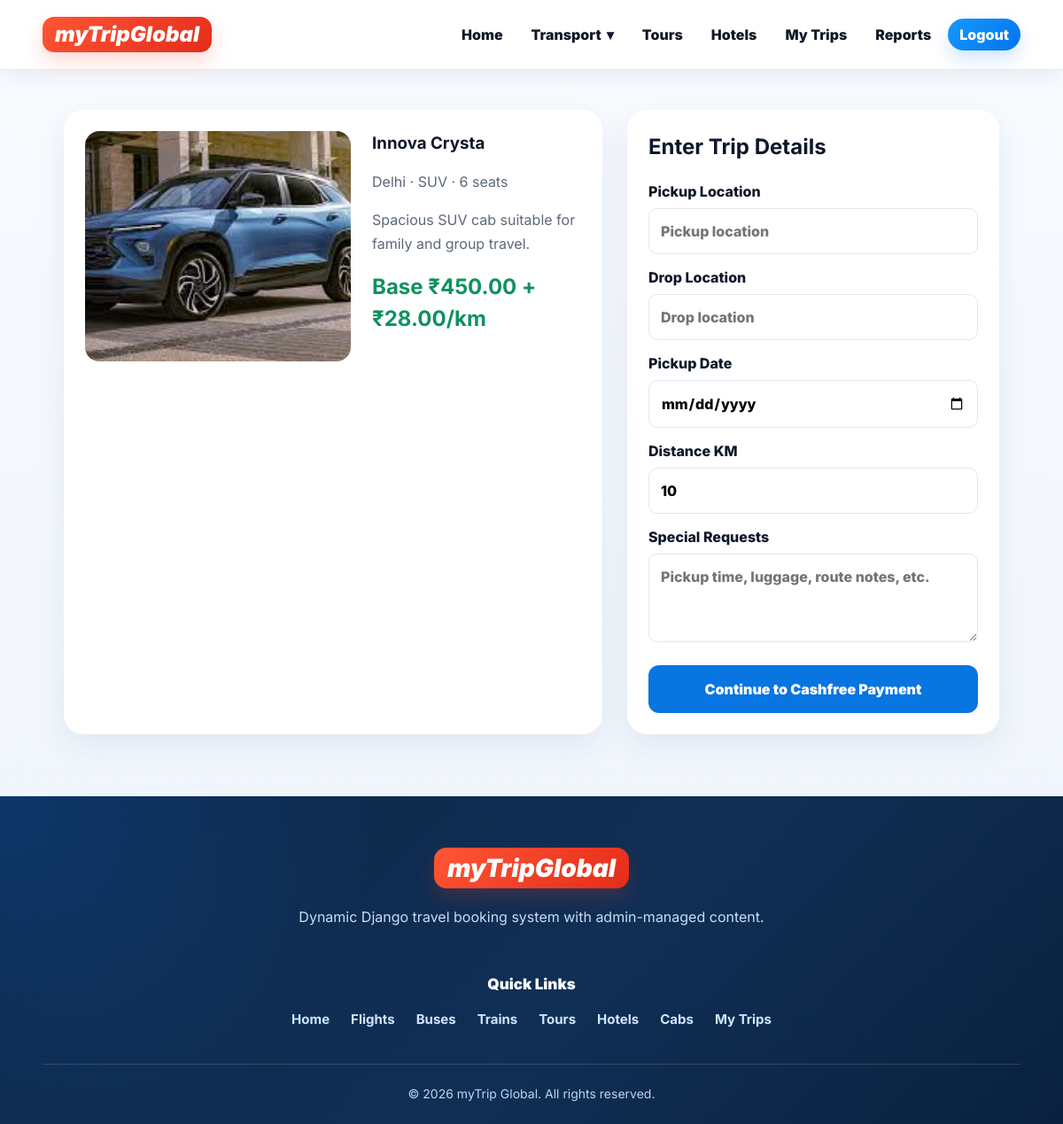
/cabs/2/ (signed in), run on the app's committed database.
### booking/models.py (models this page shows, shortened)
class SiteSetting(models.Model):
    site_name = models.CharField(max_length=100, default='myTrip Global')
    logo_text = models.CharField(max_length=40, default='myTrip')
    tagline = models.CharField(max_length=150, blank=True, default="")
    hero_title = models.CharField(max_length=180, default='Book flights, buses, trains, hotels, tours and cabs in one place')
    hero_subtitle = models.TextField(default='Search travel, select seats, choose packages and pay securely online with Cashfree.')
    hero_image = models.ImageField(upload_to='site/', blank=True, null=True)
    support_email = models.EmailField(blank=True)
    support_phone = models.CharField(max_length=25, blank=True)
    footer_about = models.TextField(default='Book flights, buses, trains, tour packages, hotels and cabs from one trusted travel platform.')
    instagram_url = models.URLField(blank=True)
    twitter_url = models.URLField(blank=True)
    facebook_url = models.URLField(blank=True)
    is_active = models.BooleanField(default=True)
    updated_at = models.DateTimeField(auto_now=True)
    class Meta:
        verbose_name = 'Site Setting'
        verbose_name_plural = 'Site Settings'
    @classmethod
    def load(cls):
        return cls.objects.filter(is_active=True).order_by('-updated_at').first() or cls()

class Cab(models.Model):
    VEHICLE_TYPES = [
        ('mini', 'Mini'),
        ('sedan', 'Sedan'),
        ('suv', 'SUV'),
        ('tempo', 'Tempo Traveller'),
    ]
    name = models.CharField(max_length=120)
    city = models.CharField(max_length=80)
    vehicle_type = models.CharField(max_length=20, choices=VEHICLE_TYPES)
    seats = models.PositiveIntegerField(default=4)
    base_fare = models.DecimalField(max_digits=10, decimal_places=2)
    price_per_km = models.DecimalField(max_digits=10, decimal_places=2)
    description = models.TextField(blank=True)
    image = models.ImageField(upload_to='cabs/', blank=True, null=True)
    is_active = models.BooleanField(default=True)
    class Meta:
        ordering = ['city', 'base_fare']

### booking/views.py (the view)
# urls.py: path('cabs/<int:pk>/', views.cab_detail, name='cab_detail'),
@login_required
def cab_detail(request, pk):
    cab = get_object_or_404(Cab, pk=pk, is_active=True)
    if request.method == 'POST':
        form = CabBookingForm(request.POST)
        if form.is_valid():
            total = cab.base_fare + (cab.price_per_km * form.cleaned_data['distance_km'])
            booking = Booking.objects.create(
                user=request.user,
                booking_type='cab',
                cab=cab,
                travellers=1,
                pickup_location=form.cleaned_data['pickup_location'],
                drop_location=form.cleaned_data['drop_location'],
                pickup_date=form.cleaned_data['pickup_date'],
                distance_km=form.cleaned_data['distance_km'],
                special_requests=form.cleaned_data.get('special_requests', ''),
                total_amount=total,
                status='pending',
                payment_status='pending',
            )
            Payment.objects.create(booking=booking, amount=total, method='Cashfree', status='pending')
            messages.info(request, 'Cab booking created. Complete Cashfree payment to confirm.')
            return redirect('payment_checkout', booking_id=booking.id)
    else:
        form = CabBookingForm()
    return render(request, 'cab_detail.html', {'cab': cab, 'form': form})

### booking/forms.py (shortened to what this page needs)
class CabBookingForm(forms.Form):
    pickup_location = forms.CharField(max_length=150, widget=forms.TextInput(attrs={'placeholder': 'Pickup location'}))
    drop_location = forms.CharField(max_length=150, widget=forms.TextInput(attrs={'placeholder': 'Drop location'}))
    pickup_date = forms.DateField(widget=forms.DateInput(attrs={'type': 'date'}))
    distance_km = forms.DecimalField(min_value=Decimal('1'), max_digits=8, decimal_places=2, initial=10)
    special_requests = forms.CharField(required=False, widget=forms.Textarea(attrs={'rows': 3, 'placeholder': 'Pickup time, luggage, route notes, etc.'}))

### booking/context_processors.py (called while the page is built)
def global_site_data(request):
    try:
        return {
            'site_settings': SiteSetting.load(),
            'footer_links': FooterLink.objects.filter(is_active=True)[:8],
        }
    except Exception:
        return {
            'site_settings': SiteSetting(),
            'footer_links': [],
        }

### booking/templates/cab_detail.html (shortened to what this page needs)
{% extends 'base.html' %}
{% load static %}
{% block extra_css %}<link rel="stylesheet" href="{% static 'css/cab_detail.css' %}?v=12.0">{% endblock %}
{% block content %}
<section class="book-detail">
    <article class="info-card">
        {% if cab.image %}<img src="{{ cab.image.url }}" alt="{{ cab.name }}">{% else %}<div class="image-fallback">Cab</div>{% endif %}
        <div>
            <h1>{{ cab.name }}</h1>
            <p>{{ cab.city }} · {{ cab.get_vehicle_type_display }} · {{ cab.seats }} seats</p>
            <p>{{ cab.description|default:'Comfortable city cab with transparent fare calculation.' }}</p>
            <strong>Base ₹{{ cab.base_fare }} + ₹{{ cab.price_per_km }}/km</strong>
        </div>
    </article>
    <form class="booking-form" method="post">
        <h2>Enter Trip Details</h2>
        <label>Pickup Location {{ form.pickup_location }}</label>
        <label>Drop Location {{ form.drop_location }}</label>
        <label>Pickup Date {{ form.pickup_date }}</label>
        <label>Distance KM {{ form.distance_km }}</label>
        <label>Special Requests {{ form.special_requests }}</label>
        <button type="submit">Continue to Cashfree Payment</button>
    </form>
</section>
{% endblock %}

### booking/templates/base.html (shortened to what this page needs)
{% load static %}
<!doctype html>
<html lang="en">
<head>
    <link rel="stylesheet" href="{% static 'css/base.css' %}?v=25.0">
    {% block extra_css %}{% endblock %}
</head>
<body>
<header class="site-header">
    <div class="header-inner">
        <a class="brand" href="{% url 'home' %}" aria-label="Home">
            <span class="brand-mark">
                {{ site_settings.logo_text|default:'myTripGlobal' }}
            </span>
        </a>
        <nav class="main-nav" aria-label="Main navigation">
            <a href="{% url 'home' %}">Home</a>
            <details class="nav-dropdown">
                <summary>
                    Transport <span>▾</span>
                </summary>
            </details>
            <a href="{% url 'tour_list' %}">Tours</a>
            <a href="{% url 'hotel_list' %}">Hotels</a>
            {% if user.is_authenticated %}
                <a href="{% url 'my_bookings' %}">My Trips</a>
                {% if user.is_staff or user.is_superuser %}
                    <a href="{% url 'staff_reports' %}">Reports</a>
                {% endif %}
                <form class="logout-form" method="post" action="{% url 'logout' %}">
                    <button type="submit">Logout</button>
                </form>
            {% else %}
                <a class="login-link" href="{% url 'login' %}">Login</a>
                <a class="signup-link" href="{% url 'signup' %}">Sign up</a>
            {% endif %}
        </nav>
    </div>
</header>
<main>
    {% block content %}{% endblock %}
</main>
<footer class="site-footer">
    <div class="footer-inner footer-modern">
        <div class="footer-brand">
            <a class="brand footer-logo" href="{% url 'home' %}" aria-label="Home">
                <span class="brand-mark">
                    {{ site_settings.logo_text|default:'myTripGlobal' }}
                </span>
            </a>
            <p>
                {{ site_settings.footer_about|default:'Dynamic Django travel booking system with admin-managed content.' }}
            </p>
        </div>
        <div class="footer-menu">
            <h4>Quick Links</h4>
            <div class="footer-link-row">
                <a href="{% url 'home' %}">Home</a>
                <a href="{% url 'flight_list' %}">Flights</a>
                <a href="{% url 'bus_list' %}">Buses</a>
                <a href="{% url 'train_list' %}">Trains</a>
                <a href="{% url 'tour_list' %}">Tours</a>
                <a href="{% url 'hotel_list' %}">Hotels</a>
                <a href="{% url 'cab_list' %}">Cabs</a>
                {% if user.is_authenticated %}
                    <a href="{% url 'my_bookings' %}">My Trips</a>
                {% endif %}
            </div>
        </div>
    </div>
    <div class="footer-bottom">
        <span>
            © 2026 {{ site_settings.site_name|default:'myTrip Global' }}. All rights reserved.
        </span>
    </div>
</footer>
</body>
</html>

### booking/static/css/base.css (style rules this page uses)
:root { --primary: #0b7cff; --primary-600: #0067df; --primary-dark: #063a83; --accent: #ef3f2e; --success: #08985d; --warning: #b7791f; --danger: #d92d20; --ink: #0f172a; --text: #334155; --muted: #64748b; --line: #dce6f2; --soft: #f1f7ff; --bg: #f4f8fc; --card: #ffffff; --shadow: 0 18px 45px rgba(15, 35, 66, .12); --shadow-sm: 0 8px 24px rgba(15, 35, 66, .08); --radius: 24px; --container: min(1180px, 92vw); }
* { box-sizing: border-box; }
html { scroll-behavior: smooth; }
body { margin: 0; font-family: Inter, system-ui, -apple-system, BlinkMacSystemFont, "Segoe UI", Roboto, Arial, sans-serif; background: linear-gradient(180deg, #f8fbff 0%, #eef4fb 100%); color: var(--ink); line-height: 1.5; }
a { color: inherit; text-decoration: none; }
img { display: block; max-width: 100%; }
button, input, select, textarea { font: inherit; }
button { cursor: pointer; }
main { min-height: 62vh; }
.site-header { position: sticky; top: 0; z-index: 1000; background: rgba(255, 255, 255, .97); backdrop-filter: blur(14px); border-bottom: 1px solid rgba(226, 232, 240, .95); box-shadow: 0 8px 24px rgba(15, 35, 66, .06); }
.header-inner { width: var(--container); margin: 0 auto; min-height: 78px; display: flex; align-items: center; justify-content: space-between; gap: 24px; }
.brand { display: inline-flex; align-items: center; gap: 12px; min-width: max-content; }
.brand-mark { display: inline-flex; align-items: center; justify-content: center; background: linear-gradient(135deg, #ff5535, #e42d1a); color: #ffffff; border-radius: 13px; padding: 8px 14px; font-size: 24px; line-height: 1; font-weight: 900; font-style: italic; box-shadow: 0 10px 22px rgba(239, 63, 46, .2); }
.main-nav { display: flex; align-items: center; justify-content: flex-end; gap: 6px; flex-wrap: wrap; }
.main-nav > a, .logout-form button { border: 0; background: transparent; color: #111827; border-radius: 999px; padding: 10px 13px; font-weight: 850; line-height: 1; transition: .18s ease; }
.main-nav .login-link, .main-nav .signup-link, .logout-form button { background: linear-gradient(135deg, #1599ff, #0473ed); color: #ffffff; box-shadow: 0 10px 20px rgba(11, 124, 255, .18); }
.logout-form { margin: 0; }
.nav-dropdown { position: relative; display: inline-flex; align-items: center; }
.nav-dropdown summary { list-style: none; border: 0; background: transparent; color: #111827; border-radius: 999px; padding: 10px 13px; font-weight: 850; line-height: 1; cursor: pointer; transition: .18s ease; display: inline-flex; align-items: center; gap: 6px; }
.site-footer { background: radial-gradient(circle at top left, rgba(11, 124, 255, .18), transparent 34%), linear-gradient(135deg, #0d2748 0%, #102f55 55%, #09213f 100%); color: #dcecff; padding: 58px 0 24px; margin-top: 70px; }
.footer-inner { width: var(--container); margin: 0 auto; }
.footer-modern { display: flex; flex-direction: column; gap: 34px; }
.footer-brand { text-align: center; max-width: 780px; margin: 0 auto; }
.footer-brand .footer-logo { display: inline-flex; justify-content: center; margin-bottom: 18px; }
.footer-brand .brand-mark { font-size: 28px; padding: 9px 15px; border-radius: 14px; }
.footer-brand p { margin: 0 auto; max-width: 720px; color: #c7dcf4; font-size: 16px; line-height: 1.75; }
.footer-menu { text-align: center; }
.footer-menu h4 { color: #ffffff; font-size: 17px; font-weight: 900; margin: 0 0 16px; }
.footer-link-row { display: flex; justify-content: center; align-items: center; gap: 14px 24px; flex-wrap: wrap; }
.footer-link-row a { color: #cfe5ff; font-size: 15px; font-weight: 700; transition: .2s ease; }
.footer-bottom { width: var(--container); margin: 38px auto 0; padding-top: 22px; border-top: 1px solid rgba(255, 255, 255, .14); text-align: center; color: #bdd5ef; font-size: 14px; }

### data on the page
SiteSetting: logo_text "myTripGlobal", footer_about "Dynamic Django travel booking system with admin-managed content.", site_name "myTrip Global"
Cab: image (picture), name "Innova Crysta", city "Delhi", vehicle_type "SUV", seats "6", description "Spacious SUV cab suitable for family and group travel.", base_fare "450.00", price_per_km "28.00"
